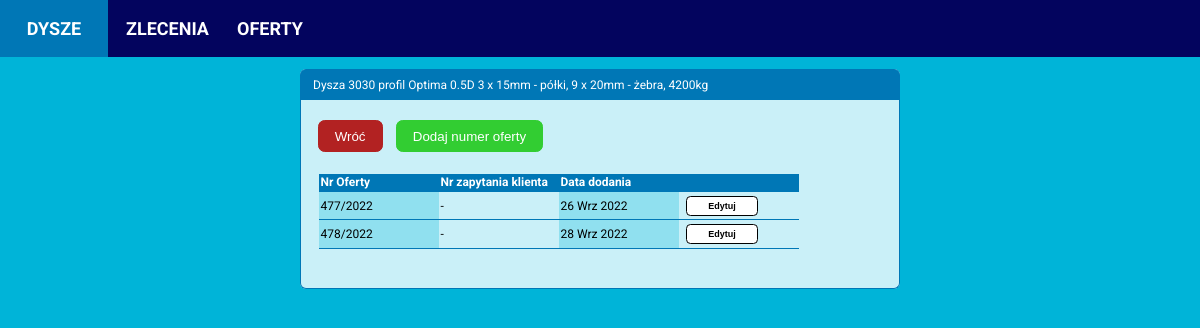
Page /nozzle/1/offers on the earlier database version.
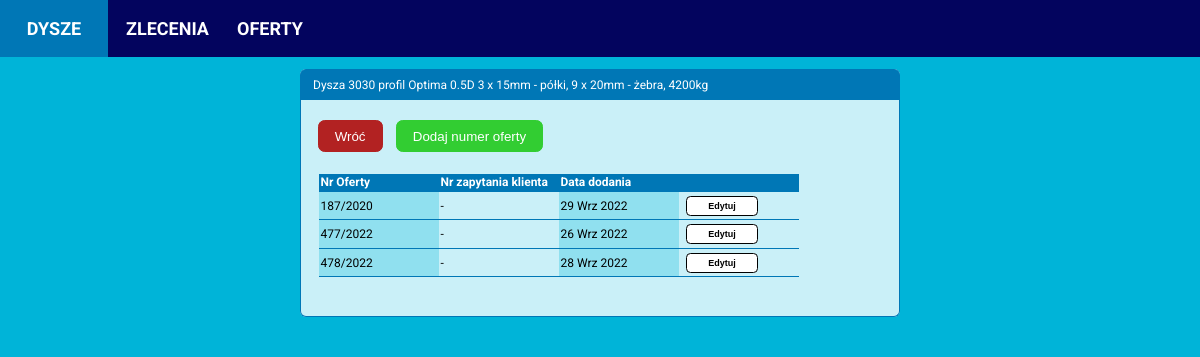
Same page on the later database version.
### calculator/models.py (models this page shows, shortened)
class Offer(models.Model):
    this_year = datetime.datetime.now().year
    nozzle = models.ForeignKey(Nozzle, on_delete=models.CASCADE)
    date_created = models.DateTimeField(auto_now_add=True)
    dmcg_offer_number = models.CharField(max_length=4, blank=False, null=False)
    client_inquiry_number = models.CharField(max_length=32, blank=True, null=True)
    offer_year = models.PositiveIntegerField(default=int(this_year), blank=False, null=False)

### calculator/views.py (the view)
# urls.py: path('nozzle/<int:nozzle_id>/offers', nozzle_offers_view, name='nozzle_offers'),
def nozzle_offers_view(request, nozzle_id):
    nozzle = Nozzle.objects.get(id=nozzle_id)
    offers = nozzle.offer_set.order_by('dmcg_offer_number')
    ratio = round((nozzle.profile_height / nozzle.diameter), 1)
    context = {'nozzle': nozzle,
               'offers': offers,
               'ratio': ratio,
               }
    template = 'calculator/nozzle-offers.html'
    return render(request, template, context)

### calculator/templates/calculator/nozzle-offers.html
{% extends 'calculator/base.html' %}
{% block content %}
<div class="content-main">
  <div class="item-box">
    <div class="item-header-box">
      <p>Dysza {{ nozzle.diameter }}
       profil {{ nozzle.profile }}
      {{ ratio }}D {{ type_name }}
      {{ nozzle.segments_quantity}} x {{ nozzle.segments_thickness}}mm - półki,
      {{ nozzle.ribs_quantity}} x {{ nozzle.ribs_thickness}}mm - żebra,
      {{ nozzle.theoretical_weight }}kg</p>
    </div>
    <div class="item-details">
      <div class="button-box">
        <a href="{% url 'calculator:nozzle_details' nozzle.id %}"><button class="cancel-btn">Wróć</button></a>
        <a href="{% url 'calculator:add_nozzle_offer' nozzle.id %}"><button class="add-btn">Dodaj numer oferty</button></a>
      </div>
      <div class="item-details-table">
        <table>
          <thead>
            <tr>
              <th>Nr Oferty</th>
              <th>Nr zapytania klienta</th>
              <th>Data dodania</th>
              <th></th>
            </tr>
          </thead>
          {% for offer in offers %}
          <tr>
            <td>{{ offer.dmcg_offer_number }}/{{ offer.offer_year }}</td>
            {% if offer.client_inquiry_number %}
              <td>{{ offer.client_inquiry_number }}</td>
              {% else %}
              <td>-</td>
            {% endif %}
            {% load i18n %}
            {% language 'pl' %}
            <td>{{ offer.date_created|date:"d M Y" }}</td>
            {% endlanguage %}
            <td><a href="{% url 'calculator:edit_nozzle_offer' nozzle_id=nozzle.id offer_id=offer.id %}"><button class="show-btn">Edytuj</button></a></td>
          </tr>
          {% endfor %}
        </table>
      </div>
    </div>
  </div>
</div>
{% endblock content %}

Differences in the rows shown:
added Offer: dmcg_offer_number "187", offer_year "2020", date_created "29 Wrz 2022"
